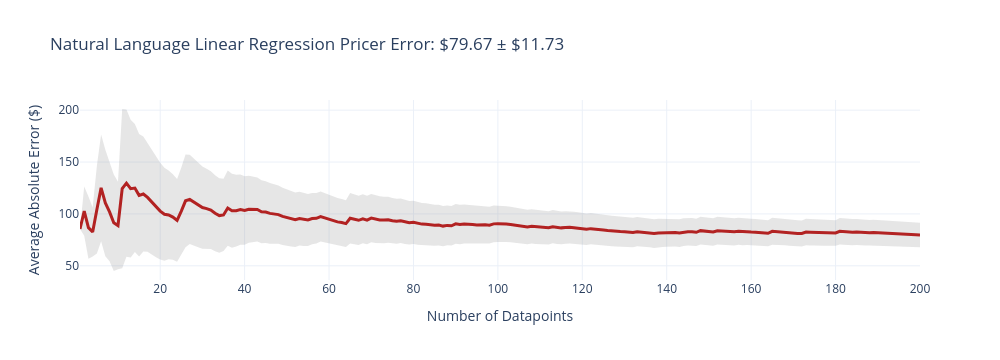
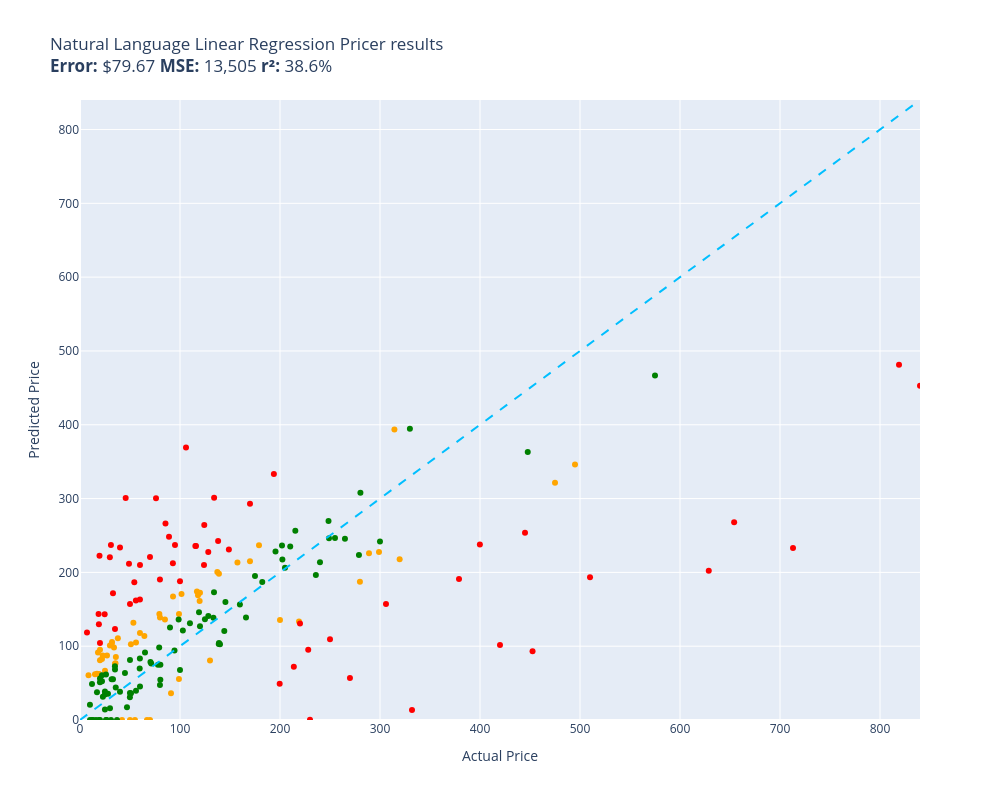

Here is the notebook cell these charts were saved with, in order:
### Code cell
evaluate(natural_language_linear_regression_pricer, test)

### Figure 1 — Plotly figure (JSON) as saved in the notebook; plotly's stock layout.template omitted (floating-point values rounded to 4 significant figures; data arrays with more than 128 entries replaced by an {"elided": "..."} marker saying what was removed)
{"data": [{"fill": "toself", "fillcolor": "rgba(128,128,128,0.2)", "hoverinfo": "skip", "line": {"color": "rgba(255,255,255,0)"}, "name": "95% CI", "showlegend": false, "type": "scatter", "x": {"elided": "400 int values"}, "y": {"elided": "400 float values"}}, {"customdata": {"elided": "200x1 float values"}, "hovertemplate": "n=%{x}<br>Avg Error=$%{y:,.2f}<br>±95% CI=$%{customdata[0]:,.2f}<extra></extra>", "line": {"color": "firebrick", "width": 3}, "mode": "lines", "name": "Cumulative Avg Error", "type": "scatter", "x": {"elided": "200 int values"}, "y": {"elided": "200 float values"}}], "layout": {"height": 360, "showlegend": false, "title": {"text": "Natural Language Linear Regression Pricer Error: $79.67 ± $11.73"}, "width": 1000, "xaxis": {"title": {"text": "Number of Datapoints"}}, "yaxis": {"title": {"text": "Average Absolute Error ($)"}}}}

### Figure 2 — Plotly figure (JSON) as saved in the notebook; plotly's stock layout.template omitted (floating-point values rounded to 4 significant figures)
{"data": [{"customdata": [["Old Blood Noise Excess V2 Distortion Cho...\nGuess=$133.41 Actual=$219.00"], ["NewPower99 Battery Kit for Samsung Galax...\nGuess=$0.00 Actual=$54.95"], ["EXMAX NG-10X Fresnel Lens Focusing Adapt...\nGuess=$0.00 Actual=$69.98"], ["46mm Digital Pro High-Resolution Close-U...\nGuess=$80.81 Actual=$19.99"], ["GJY Portable TV,10.6 inch Mini TV for AT...\nGuess=$143.47 Actual=$79.36"], ["HK SYSTEMS 13\" Heavy Duty Black \"Push\" O...\nGuess=$136.02 Actual=$84.95"], ["Mini PC, Kinupute Desktop Computer E3-12...\nGuess=$345.99 Actual=$495.00"], ["10GBase-LR SFP+ Transceiver, Handar 10GB...\nGuess=$95.13 Actual=$19.99"], ["Deco Mount Pro Tripod Microphone Stand w...\nGuess=$117.88 Actual=$59.95"], ["Southwire 120V/15A Right Angle User Atta...\nGuess=$110.87 Actual=$37.87"], ["DALDED LED Light Kit for Lego Sonic Gree...\nGuess=$66.77 Actual=$24.99"], ["152MM Hole Saws M42 Bi-Metal High Speed ...\nGuess=$91.55 Actual=$17.99"], ["Baseball Backpacks Large 18 Inch Bookbag...\nGuess=$103.33 Actual=$31.77"], ["Adams Check Payment and Deposit Register...\nGuess=$76.86 Actual=$35.49"], ["3D Tree Hole Branches 075 Stair Risers D...\nGuess=$80.56 Actual=$129.99"], ["KOHLER 18865-CP Filtered Water Faucet, P...\nGuess=$321.35 Actual=$475.00"], ["Fjallraven, Kanken Laptop 15\" Backpack f...\nGuess=$161.36 Actual=$119.65"], ["Projector, CRAZVIEW Projector with WiFi ...\nGuess=$131.89 Actual=$53.40"], ["Festool 492370 Platin 2 S1000 Grit 6-Inc...\nGuess=$36.33 Actual=$91.00"], ["Miyaya@ Funny Animal Masks Collection fo...\nGuess=$62.61 Actual=$16.99"], ["Trail Gear Twin Stick Kit for Top Shift ...\nGuess=$187.42 Actual=$279.92"], ["Beck/Arnley 0421945 Air Filter\nGuess=$85.25 Actual=$35.87"], ["Ceramic Talavera Mexican Tile 4x4\", 9 Pi...\nGuess=$100.85 Actual=$29.95"], ["Marvel Legends Series X-Men 6-Inch Archa...\nGuess=$55.51 Actual=$98.95"], ["Intrepid International Dressage Letters-...\nGuess=$87.49 Actual=$26.99"], ["EMART Photography C Stand with Boom Arm,...\nGuess=$172.30 Actual=$119.99"], ["Replacement Remote Control for PANASONIC...\nGuess=$76.09 Actual=$34.95"], ["KS K-STORM Replacement Silicone Mushroom...\nGuess=$60.80 Actual=$8.50"], ["LSSAGOON Backpack for Women Teen Kids Gi...\nGuess=$98.11 Actual=$33.99"], ["Grey Pneumatic 1311SD Impact Socket Set\nGuess=$213.31 Actual=$157.43"], ["4pc Wheel Spacers Adapters 4\" (2inch Per...\nGuess=$174.21 Actual=$116.95"], ["LSI Broadcom SAS 9300-8i 8-port 12Gb/s S...\nGuess=$168.99 Actual=$118.00"], ["Mikrotik RB3011UIAS-RM RouterBOARD 10xGi...\nGuess=$227.59 Actual=$299.00"], ["AC Compressor & A/C Kit For BMW 335i 335...\nGuess=$393.55 Actual=$314.41"], ["Linkloos Solar Street Lights Outdoor Wat...\nGuess=$104.96 Actual=$55.99"], ["Universal Power Group 12V 100Ah Sealed L...\nGuess=$135.48 Actual=$199.99"], ["Auertech Portable Washing Machine, 14lbs...\nGuess=$143.68 Actual=$98.99"], ["18 Inch White Undermount Kitchen Sink - ...\nGuess=$236.68 Actual=$179.00"], ["New Replacement seat cover fits Yamaha M...\nGuess=$198.11 Actual=$138.95"], ["Evan Fischer Radiator Cooling Fan Assemb...\nGuess=$200.61 Actual=$137.34"], ["Raspberry Pi 3 Model B+ Aluminum Case Me...\nGuess=$62.14 Actual=$14.99"], ["LCD Screen for Dell Inspiron 17R 17.3\" H...\nGuess=$113.77 Actual=$64.37"], ["CTLAMP XL-2100 Professional Quality XL-2...\nGuess=$105.68 Actual=$32.00"], ["Baumgartens Sicurix Blank PVC ID Cards (...\nGuess=$62.27 Actual=$19.11"], ["Venom Power Terra Hunter R/T+ R/T All-Te...\nGuess=$217.85 Actual=$319.65"], ["Audio Techinca ATW-T1002 System 10 Handh...\nGuess=$225.83 Actual=$289.00"], ["LD Compatible Ink Cartridge Replacement ...\nGuess=$0.00 Actual=$41.99"], ["BXYJY for Samsung Galaxy Z Fold 3 Case w...\nGuess=$0.00 Actual=$49.99"], ["sabermaster TCG Playmat yugioh playmat T...\nGuess=$82.80 Actual=$21.99"], ["Star Wars Die-Cast Metal TITANIUM Series...\nGuess=$87.52 Actual=$22.70"], ["DuraGo BR5330 Front Vented Disc Brake Ro...\nGuess=$170.88 Actual=$101.51"], ["Samsung DA97-07603B Freezer Ice Maker As...\nGuess=$167.25 Actual=$93.02"], ["KZ ZS10 Pro in Ear Monitor Headphone KZ ...\nGuess=$0.00 Actual=$66.99"], ["Pyle 2x120 Watt Home Audio Speaker Power...\nGuess=$102.68 Actual=$50.92"], ["MonMount Triple Monitor Stand Freestandi...\nGuess=$138.95 Actual=$79.99"], ["Xiaomi Redmi 10 2022 NFC 4G LTE (128GB +...\nGuess=$214.97 Actual=$169.99"]], "hovertemplate": "%{customdata[0]}<extra></extra>", "legendgroup": "orange", "marker": {"color": "orange", "size": 6, "symbol": "circle"}, "mode": "markers", "name": "orange", "orientation": "v", "showlegend": true, "type": "scatter", "x": [219.0, 54.95, 69.98, 19.99, 79.36, 84.95, 495.0, 19.99, 59.95, 37.87, 24.99, 17.99, 31.77, 35.49, 130.0, 475.0, 119.7, 53.4, 91.0, 16.99, 279.9, 35.87, 29.95, 98.95, 26.99, 120.0, 34.95, 8.5, 33.99, 157.4, 117.0, 118.0, 299.0, 314.4, 55.99, 200.0, 98.99, 179.0, 138.9, 137.3, 14.99, 64.37, 32.0, 19.11, 319.6, 289.0, 41.99, 49.99, 21.99, 22.7, 101.5, 93.02, 66.99, 50.92, 79.99, 170.0], "xaxis": "x", "y": [133.4, 0.0, 0.0, 80.81, 143.5, 136.0, 346.0, 95.13, 117.9, 110.9, 66.77, 91.55, 103.3, 76.86, 80.56, 321.4, 161.4, 131.9, 36.33, 62.61, 187.4, 85.25, 100.8, 55.51, 87.49, 172.3, 76.09, 60.8, 98.11, 213.3, 174.2, 169.0, 227.6, 393.6, 105.0, 135.5, 143.7, 236.7, 198.1, 200.6, 62.14, 113.8, 105.7, 62.27, 217.9, 225.8, 0.0, 0.0, 82.8, 87.52, 170.9, 167.3, 0.0, 102.7, 138.9, 215.0], "yaxis": "y"}, {"customdata": [["telpo Headlight Assembly Fit For 15 Camr...\nGuess=$235.83 Actual=$115.99"], ["Stand for Raven Pro Document Scanner - P...\nGuess=$220.42 Actual=$29.85"], ["RBC12-UPC Replacement Battery Cartridge ...\nGuess=$0.39 Actual=$229.99"], ["Bam France 2002XL Contoured Hightech Bla...\nGuess=$232.89 Actual=$713.00"], ["Metabo HPT 36V MultiVolt™ Cordless Rotar...\nGuess=$191.01 Actual=$379.00"], ["Innovative Percussion CB-6 Chamois Bass ...\nGuess=$186.64 Actual=$54.32"], ["LOVE MEI Galaxy S10 Lite Case, Military ...\nGuess=$171.57 Actual=$32.98"], ["CORSAIR Dominator Platinum RGB 32GB (2x1...\nGuess=$210.06 Actual=$124.00"], ["Bam Trekking 3027SB Single Black Clarine...\nGuess=$13.71 Actual=$332.00"], ["DEWALT 20V MAX* XR Impact Driver with Bl...\nGuess=$92.98 Actual=$452.53"], ["Scranton & Co 3 Drawer Mobile File Cabin...\nGuess=$235.68 Actual=$115.35"], ["Canon EOS Rebel T7 Digital SLR Camera wi...\nGuess=$481.29 Actual=$819.00"], ["Task T24287 Roman Ogee Router Bit with 1...\nGuess=$161.91 Actual=$55.88"], ["Travelpro Platinum Elite Slim Business L...\nGuess=$72.03 Actual=$213.83"], ["JRready ST6313 DT Deutsch Connector Kit,...\nGuess=$49.13 Actual=$199.68"], ["15\" Locking Shower Head Extension Arm in...\nGuess=$190.26 Actual=$79.95"], ["Mylites+ Standard Comic Book Mylar Sleev...\nGuess=$123.19 Actual=$34.99"], ["Dakota Alert MURS Alert Probe Sensor - M...\nGuess=$130.85 Actual=$219.99"], ["Diversitech WG840585 Motor, (Ddb) 1/3Hp,...\nGuess=$301.14 Actual=$134.12"], ["Retevis RT68 Soft Earhook Walkie Talkie ...\nGuess=$118.46 Actual=$6.99"], ["MC: Pindicator (Dual Intensity Amber)\nGuess=$233.71 Actual=$40.00"], ["Poison Spyder 10-08-020 Rocker Knocker\nGuess=$202.30 Actual=$628.76"], ["Lighted Triangle Mirror Cabinet Bathroom...\nGuess=$253.68 Actual=$445.00"], ["BESTILL Wall Mounted Shower Faucet Set, ...\nGuess=$300.33 Actual=$76.00"], ["Engine Thermostat, Replace 19301-PAA-306...\nGuess=$129.60 Actual=$18.89"], ["Dell Optiplex 390 Desktop Computer i3 3....\nGuess=$264.20 Actual=$124.27"], ["Neporal Full Spectrum Light Bulb, 6000K ...\nGuess=$143.76 Actual=$18.59"], ["LEGO Marvel Avengers War Machine Buster ...\nGuess=$163.42 Actual=$59.95"], ["Kingston Brass KS269SN Kingston Clawfoot...\nGuess=$156.99 Actual=$305.99"], ["KOHLER K-1185540-CP Assembly-Slider\nGuess=$300.82 Actual=$45.67"], ["Trim Kit for 2-handle Shower & Tub Valve...\nGuess=$237.07 Actual=$94.99"], ["iPhone 12/12 Pro Nicaragua Guardabarranc...\nGuess=$104.22 Actual=$19.97"], ["Pioneer 2AM401-BN Two Handle Kitchen Fau...\nGuess=$95.32 Actual=$228.22"], ["Aeromotive 13304 Regulator, X1 Adjustabl...\nGuess=$57.00 Actual=$269.95"], ["4LT LUMINETTE Vanity Opal GLS BSN\nGuess=$187.98 Actual=$99.99"], ["Canon Sure Shot 90u 35mm Date Camera\nGuess=$237.67 Actual=$399.89"], ["Wilkinson LOW GAUSS Vintage Tone Strat S...\nGuess=$237.23 Actual=$30.93"], ["Ibanez M510OVS Acoustic Mandolin in Vint...\nGuess=$293.09 Actual=$169.99"], ["Berta (6 Pieces) 1-1/4 inch Overlay, 90 ...\nGuess=$143.26 Actual=$24.66"], ["CradlePoint Compact Broadband Router (CB...\nGuess=$248.29 Actual=$89.00"], ["ECCPP Power Steering Pump for 2009-2010 ...\nGuess=$266.35 Actual=$85.48"], ["Skullcandy Hesh Evo Bluetooth Headphones...\nGuess=$220.70 Actual=$69.99"], ["ROHL WSGUM3018WH Wire Sink Grids, White\nGuess=$227.52 Actual=$128.28"], ["ASUS VY279HE-W 27” 1080P Monitor - White...\nGuess=$242.52 Actual=$138.10"], ["Music Hall pa15.3 MM/MC Phono Preamplifi...\nGuess=$109.36 Actual=$250.00"], ["Lorell Bell Chair Glide, 2.5\", Black\nGuess=$222.37 Actual=$19.50"], ["4 Inches Rolled Muffler Tip Catback Exha...\nGuess=$333.28 Actual=$193.88"], ["Competition Clutch Disc and Pressure Pla...\nGuess=$193.32 Actual=$510.00"], ["KUNFINE Android Radio CarPlay & Android ...\nGuess=$369.18 Actual=$106.00"], ["A-Premium Front Suspension Steering Knuc...\nGuess=$211.72 Actual=$48.99"], ["Dell XPS 13 9343-2727SLV 13.3\" Full HD S...\nGuess=$452.95 Actual=$839.99"], ["Pacific Drums PDCM1618TTRB 16 x 18 Inche...\nGuess=$101.51 Actual=$419.99"], ["Vinyl Soft Top Roll-up Adjustable Truck ...\nGuess=$231.10 Actual=$148.88"], ["Blanco 230966 Valea Stainless Steel Sink...\nGuess=$212.52 Actual=$92.88"], ["Empava 24\" Single Wall Ovens 10 Cooking ...\nGuess=$267.89 Actual=$654.14"], ["Viola Bow 4/4 Full Size Carbon Fiber (Bl...\nGuess=$157.15 Actual=$49.99"], ["Fender Hendrix Voodoo Child Coiled Instr...\nGuess=$210.05 Actual=$59.99"]], "hovertemplate": "%{customdata[0]}<extra></extra>", "legendgroup": "red", "marker": {"color": "red", "size": 6, "symbol": "circle"}, "mode": "markers", "name": "red", "orientation": "v", "showlegend": true, "type": "scatter", "x": [116.0, 29.85, 230.0, 713.0, 379.0, 54.32, 32.98, 124.0, 332.0, 452.5, 115.3, 819.0, 55.88, 213.8, 199.7, 79.95, 34.99, 220.0, 134.1, 6.99, 40.0, 628.8, 445.0, 76.0, 18.89, 124.3, 18.59, 59.95, 306.0, 45.67, 94.99, 19.97, 228.2, 269.9, 99.99, 399.9, 30.93, 170.0, 24.66, 89.0, 85.48, 69.99, 128.3, 138.1, 250.0, 19.5, 193.9, 510.0, 106.0, 48.99, 840.0, 420.0, 148.9, 92.88, 654.1, 49.99, 59.99], "xaxis": "x", "y": [235.8, 220.4, 0.3941, 232.9, 191.0, 186.6, 171.6, 210.1, 13.71, 92.98, 235.7, 481.3, 161.9, 72.03, 49.13, 190.3, 123.2, 130.9, 301.1, 118.5, 233.7, 202.3, 253.7, 300.3, 129.6, 264.2, 143.8, 163.4, 157.0, 300.8, 237.1, 104.2, 95.32, 57.0, 188.0, 237.7, 237.2, 293.1, 143.3, 248.3, 266.3, 220.7, 227.5, 242.5, 109.4, 222.4, 333.3, 193.3, 369.2, 211.7, 453.0, 101.5, 231.1, 212.5, 267.9, 157.1, 210.1], "yaxis": "y"}, {"customdata": [["SuppliesOutlet Compatible Toner Cartridg...\nGuess=$120.66 Actual=$144.29"], ["ACDelco GM Original Equipment FW339 Fron...\nGuess=$256.47 Actual=$215.33"], ["8544771 Dryer Heating Element, 279816 Th...\nGuess=$43.93 Actual=$35.74"], ["Pump Head TBVECHI 175PSI 4KW 5.5HP 21CFM...\nGuess=$394.50 Actual=$329.90"], ["Panasonic KX-TG6511B DECT 6.0 PLUS Expan...\nGuess=$98.28 Actual=$79.20"], ["LD Products Compatible Toner Cartridge R...\nGuess=$81.20 Actual=$49.98"], ["APS iBoard 6-inch Aluminum (Black Powder...\nGuess=$234.93 Actual=$210.23"], ["PEMP E65 E66 CDC Simulate Optical Fiber ...\nGuess=$146.07 Actual=$119.00"], ["Intermatic PX300 12V 300W Transformer wi...\nGuess=$173.02 Actual=$134.00"], ["SKB iSeries 3i-13096-6KP Case for BlackM...\nGuess=$195.23 Actual=$174.99"], ["June Garden 12\" Sweet Dolly Charlotte - ...\nGuess=$56.28 Actual=$19.99"], ["Aolemi Oil Rubbed Bronze Single Function...\nGuess=$136.29 Actual=$98.65"], ["Clementoni 39132.5 Jigsaw Puzzle 1,000 P...\nGuess=$47.46 Actual=$79.95"], ["GanFindX Portable Car Hand Controls for ...\nGuess=$156.50 Actual=$159.90"], ["KOMPUTERBAY 4GB 2X 2GB DDR2 1066MHz PC2-...\nGuess=$54.50 Actual=$80.34"], ["Evergreen HSHB2005 Cylinder Head Gasket ...\nGuess=$69.61 Actual=$59.69"], ["Tidal Front + Rear Fender Flares 4PC Poc...\nGuess=$246.46 Actual=$254.99"], ["Wenger City Upgrade Laptop Backpack with...\nGuess=$159.79 Actual=$145.42"], ["AUTOFREE LED Tail Lights Assembly Compat...\nGuess=$236.57 Actual=$201.99"], ["Evan-Fischer Front Bumper Cover Compatib...\nGuess=$217.48 Actual=$202.38"], ["Laisomeke Waterproof Junction Box, Unive...\nGuess=$0.00 Actual=$11.99"], ["Sumerain S1339CM Double Handle Widesprea...\nGuess=$196.31 Actual=$235.86"], ["Webcem Solar Shed Light Outdoor Indoor, ...\nGuess=$74.81 Actual=$77.96"], ["Western Digital Enterprise RE4-GP 2TB SA...\nGuess=$130.94 Actual=$109.95"], ["DIMARZIO 204284 DP 163FBK Blues Bucker G...\nGuess=$125.40 Actual=$89.99"], ["VLAND LED Smoked Taillights Compatible F...\nGuess=$213.86 Actual=$239.99"], ["PM Auto Front Right Quick Complete Strut...\nGuess=$136.37 Actual=$124.94"], ["Tablet PC Cover Compatible with Lenovo T...\nGuess=$55.36 Actual=$31.61"], ["Ultra Duster Canned Air Net 10 Oz 6-Pack\nGuess=$30.89 Actual=$49.90"], ["IQShield Screen Protector Compatible wit...\nGuess=$20.63 Actual=$9.95"], ["Liberty Imports 12 Pack: US Military Toy...\nGuess=$37.43 Actual=$16.98"], ["Pidoko Kids Train Table, Grey with 90 Pc...\nGuess=$126.90 Actual=$119.97"], ["Satco S9596, 4 Count (Pack of 1), 4.18\nGuess=$48.83 Actual=$12.00"], ["ANZO USA 111207 GMC SIERRA 99-06 / YUKON...\nGuess=$186.87 Actual=$182.28"], ["KUNN Small Electrician Tool Pouch Utilit...\nGuess=$52.33 Actual=$21.99"], ["Walker Exhaust Ultra EPA 16478 Direct Fi...\nGuess=$466.57 Actual=$574.99"], ["GE RPWF SmartWater Comparable Refrigerat...\nGuess=$0.00 Actual=$36.99"], ["Urth 62mm UV, Circular Polarizing (CPL),...\nGuess=$104.45 Actual=$139.00"], ["MGP Caliper Covers 39011SACURD Red Powde...\nGuess=$246.31 Actual=$249.00"], ["Royal Designs, Inc. Decorative Abundant ...\nGuess=$38.52 Actual=$24.95"], ["NewFantasia Replacement Audio Cable with...\nGuess=$0.00 Actual=$31.00"], ["MONOCARBON Forged Carbon Fiber Case for ...\nGuess=$45.25 Actual=$59.99"], ["DuraGo 29515020 Front Hub Assembly\nGuess=$140.95 Actual=$128.34"], ["MXR Carbon Copy Deluxe Analog Delay Guit...\nGuess=$228.45 Actual=$195.50"], ["Chalkboard Name Badges with Magnetic Bac...\nGuess=$51.22 Actual=$19.95"], ["GENUINE VOLVO THERMOSTAT (3.0, 3.2) S60 ...\nGuess=$121.40 Actual=$102.85"], ["USB Charger, CIVIE High Speed 60W Multip...\nGuess=$0.00 Actual=$15.99"], ["Pyle Wireless Rear View Backup Camera - ...\nGuess=$78.55 Actual=$70.45"], ["Cardone 84-58642 New HEI Electronic Dist...\nGuess=$138.81 Actual=$165.99"], ["Hp Pavilion P7-1257c Motherboard Aahd3-h...\nGuess=$83.42 Actual=$59.86"], ["Kastar Battery Pack Replacement for Sony...\nGuess=$0.00 Actual=$19.99"], ["Amana Tool - SC587 Carbide Tipped 3-Wing...\nGuess=$76.70 Actual=$71.23"], ["AZX Stylus Pencil for Apple iPad Pro 202...\nGuess=$15.98 Actual=$29.99"], ["UPR Mach 1 Chin Spoiler Fits 94-98 Musta...\nGuess=$91.37 Actual=$64.99"], ["SP Air Corporation SP-8102BU 1/4-Inch He...\nGuess=$206.29 Actual=$204.99"], ["Diversitech UC2436-3 Ultralite Condenser...\nGuess=$74.93 Actual=$80.39"], ["200 ' feet True 14 Gauge AWG CCA Speaker...\nGuess=$63.67 Actual=$44.95"], ["APS iBoard (304 Stainless Steel Polished...\nGuess=$245.72 Actual=$264.95"], ["200 Couples Conversation Cards - Enjoy B...\nGuess=$55.28 Actual=$32.97"], ["The Puppet Company - Carpet-Unicorn, Whi...\nGuess=$0.00 Actual=$19.00"], ["KYX Racing Hardened Steel Center Drive S...\nGuess=$17.36 Actual=$46.99"], ["StonKraft Brass Chess Board Game Set wit...\nGuess=$102.76 Actual=$140.00"], ["VIPMOTOZ Sequential Turn Signal Premium ...\nGuess=$223.41 Actual=$278.94"], ["OEM Samsung Remote Control Shipped with ...\nGuess=$39.69 Actual=$56.00"], ["Custom Engagement Logo Desk Embosser Sea...\nGuess=$36.57 Actual=$49.95"], ["520 Pieces Christmas Envelope Seal Stick...\nGuess=$0.00 Actual=$25.99"], ["BestPricedDecals Wine A BIT, You'll Feel...\nGuess=$0.00 Actual=$12.98"], ["VATOS 4 Packs Bubble Machine Gun for Kid...\nGuess=$31.53 Actual=$22.88"], ["Steering Wheel, Carbon Fiber Automotive ...\nGuess=$363.14 Actual=$447.74"], ["VONADO Space Wars Colonial Viper MK1 Bui...\nGuess=$38.35 Actual=$39.99"], ["Replacement Remote Control fit for Sony ...\nGuess=$0.00 Actual=$9.99"], ["Disney Princess Sparkling Princess Sleep...\nGuess=$34.56 Actual=$24.95"], ["Glovion Music Stand Light, Clip On Piano...\nGuess=$35.51 Actual=$27.99"], ["Intex River Run Connect Lounge (Four)\nGuess=$94.25 Actual=$94.49"], ["Think Gizmos Build Your Own Robot Toys f...\nGuess=$14.22 Actual=$24.95"], ["HP Laserjet 2100 Laser Printer W/Test Pr...\nGuess=$241.84 Actual=$299.98"], ["PowerSport Front Rear Brakes and Rotors ...\nGuess=$269.57 Actual=$248.51"], ["VTech Strum and Jam Kidi Musical Guitar ...\nGuess=$60.66 Actual=$21.99"], ["Targus CityGear Durable Backpack, Black,...\nGuess=$138.64 Actual=$133.43"], ["W11130208 W10695459 Refrigerator LED Mod...\nGuess=$0.00 Actual=$26.59"], ["Jada Toys Ryan's World Combo Panda Airli...\nGuess=$72.73 Actual=$34.94"], ["STICKGOO Peel and Stick Backsplash for K...\nGuess=$68.36 Actual=$34.99"], ["Garmin 010-12402-10 GT15M-TM Transom-Mou...\nGuess=$102.93 Actual=$138.74"], ["Fitness Center Gym Room Weight Train Dua...\nGuess=$67.66 Actual=$99.99"], ["For Volvo C70 S70 V70 V40 S40 AC Compres...\nGuess=$307.95 Actual=$280.41"], ["Refresh NSF-53 Premium Replacement Refri...\nGuess=$36.39 Actual=$50.99"], ["NICKSTON Red Sparkling Glitter Slim Band...\nGuess=$61.65 Actual=$25.99"]], "hovertemplate": "%{customdata[0]}<extra></extra>", "legendgroup": "green", "marker": {"color": "green", "size": 6, "symbol": "circle"}, "mode": "markers", "name": "green", "orientation": "v", "showlegend": true, "type": "scatter", "x": [144.3, 215.3, 35.74, 329.9, 79.2, 49.98, 210.2, 119.0, 134.0, 175.0, 19.99, 98.65, 79.95, 159.9, 80.34, 59.69, 255.0, 145.4, 202.0, 202.4, 11.99, 235.9, 77.96, 110.0, 89.99, 240.0, 124.9, 31.61, 49.9, 9.95, 16.98, 120.0, 12.0, 182.3, 21.99, 575.0, 36.99, 139.0, 249.0, 24.95, 31.0, 59.99, 128.3, 195.5, 19.95, 102.8, 15.99, 70.45, 166.0, 59.86, 19.99, 71.23, 29.99, 64.99, 205.0, 80.39, 44.95, 264.9, 32.97, 19.0, 46.99, 140.0, 278.9, 56.0, 49.95, 25.99, 12.98, 22.88, 447.7, 39.99, 9.99, 24.95, 27.99, 94.49, 24.95, 300.0, 248.5, 21.99, 133.4, 26.59, 34.94, 34.99, 138.7, 99.99, 280.4, 50.99, 25.99], "xaxis": "x", "y": [120.7, 256.5, 43.93, 394.5, 98.28, 81.2, 234.9, 146.1, 173.0, 195.2, 56.28, 136.3, 47.46, 156.5, 54.5, 69.61, 246.5, 159.8, 236.6, 217.5, 0.0, 196.3, 74.81, 130.9, 125.4, 213.9, 136.4, 55.36, 30.89, 20.63, 37.43, 126.9, 48.83, 186.9, 52.33, 466.6, 0.0, 104.5, 246.3, 38.52, 0.0, 45.25, 140.9, 228.4, 51.22, 121.4, 0.0, 78.55, 138.8, 83.42, 0.0, 76.7, 15.98, 91.37, 206.3, 74.93, 63.67, 245.7, 55.28, 0.0, 17.36, 102.8, 223.4, 39.69, 36.57, 0.0, 0.0, 31.53, 363.1, 38.35, 0.0, 34.56, 35.51, 94.25, 14.22, 241.8, 269.6, 60.66, 138.6, 0.0, 72.73, 68.36, 102.9, 67.66, 308.0, 36.39, 61.65], "yaxis": "y"}, {"hoverinfo": "skip", "line": {"color": "deepskyblue", "dash": "dash", "width": 2}, "mode": "lines", "name": "y = x", "showlegend": false, "type": "scatter", "x": [0, 840.0], "y": [0, 840.0]}], "layout": {"height": 800, "legend": {"title": {"text": "color"}, "tracegroupgap": 0}, "showlegend": false, "title": {"text": "Natural Language Linear Regression Pricer results<br><b>Error:</b> $79.67 <b>MSE:</b> 13,505 <b>r²:</b> 38.6%"}, "width": 1000, "xaxis": {"anchor": "y", "domain": [0, 1], "range": [0, 840.0], "title": {"text": "Actual Price"}}, "yaxis": {"anchor": "x", "domain": [0, 1], "range": [0, 840.0], "title": {"text": "Predicted Price"}}}}
